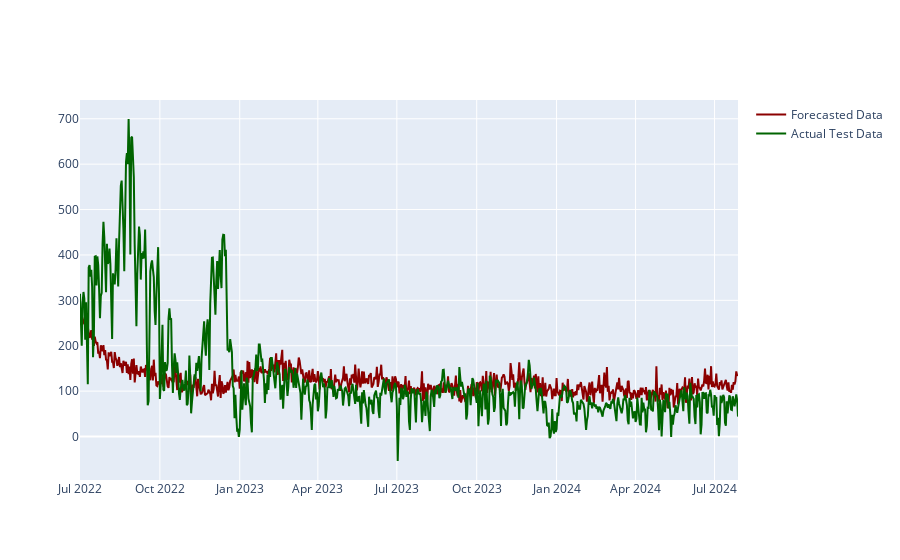

Notebook code cell kept with this figure:
### Code cell
# Convert 'start' to a timestamp if necessary
start_date = inp['start'].to_timestamp() if hasattr(inp['start'], 'to_timestamp') else pd.Timestamp(inp['start'])

# Generate test period dates
test_start_date = pd.Timestamp(start_date) + pd.Timedelta(days=len(inp_values))
test_dates = pd.date_range(start=test_start_date, periods=PDT, freq='D')


# Update plot traces with the original scale values
forecast_trace = go.Scatter(
    x=test_dates,
    y=forecast_values_original_scale,
    mode='lines',
    name='Forecasted Data',
    line=dict(color='darkred', dash='solid')
)

label_trace = go.Scatter(
    x=test_dates,
    y=label_values_original_scale,
    mode='lines',
    name='Actual Test Data',
    line=dict(color='darkgreen', dash='solid')
)

fig = go.Figure(data=[forecast_trace, label_trace])
fig.show()

# Calculate metrics using original scale values
from sklearn.metrics import mean_squared_error, mean_absolute_error
mse = mean_squared_error(label_values_original_scale, forecast_values_original_scale)
rmse = np.sqrt(mse)
mae = mean_absolute_error(label_values_original_scale, forecast_values_original_scale)

print(f"Mean Squared Error (MSE): {mse}")
print(f"Root Mean Squared Error (RMSE): {rmse}")
print(f"Mean Absolute Error (MAE): {mae}")

### Figure 1 — Plotly figure (JSON) as saved in the notebook; plotly's stock layout.template omitted (floating-point values rounded to 4 significant figures; data arrays with more than 128 entries replaced by an {"elided": "..."} marker saying what was removed)
{"data": [{"line": {"color": "darkred", "dash": "solid"}, "mode": "lines", "name": "Forecasted Data", "type": "scatter", "x": {"elided": "759 str values"}, "y": {"elided": "759 float values"}}, {"line": {"color": "darkgreen", "dash": "solid"}, "mode": "lines", "name": "Actual Test Data", "type": "scatter", "x": {"elided": "759 str values"}, "y": {"elided": "759 float values"}}], "layout": {}}
